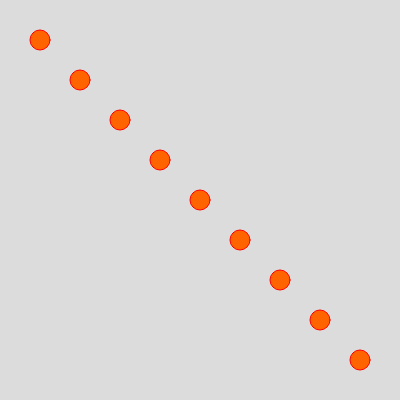
Frame 1 (no input)
Frame 60 (no input): identical to frame 1, image omitted
Frame 120 (the mouse pressed at the canvas centre since frame 60): identical to frame 1, image omitted

The p5.js sketch that drew this single still picture (run headless with seeded random() and noise() and a simulated clock; from frame 60 on, the mouse is pressed at the canvas centre):

// p5.js sketch
// ── sketch.js
function setup() {
  createCanvas(400, 400);
  stroke(255, 0, 0);
  strokeWeight(1);
  
}

function draw() {
  background(220);  
  fill(255, 100, 0)  
  for (var i = 40; i < width; i = i + 40) {
        ellipse(i, i, 20, 20);
    }
}
